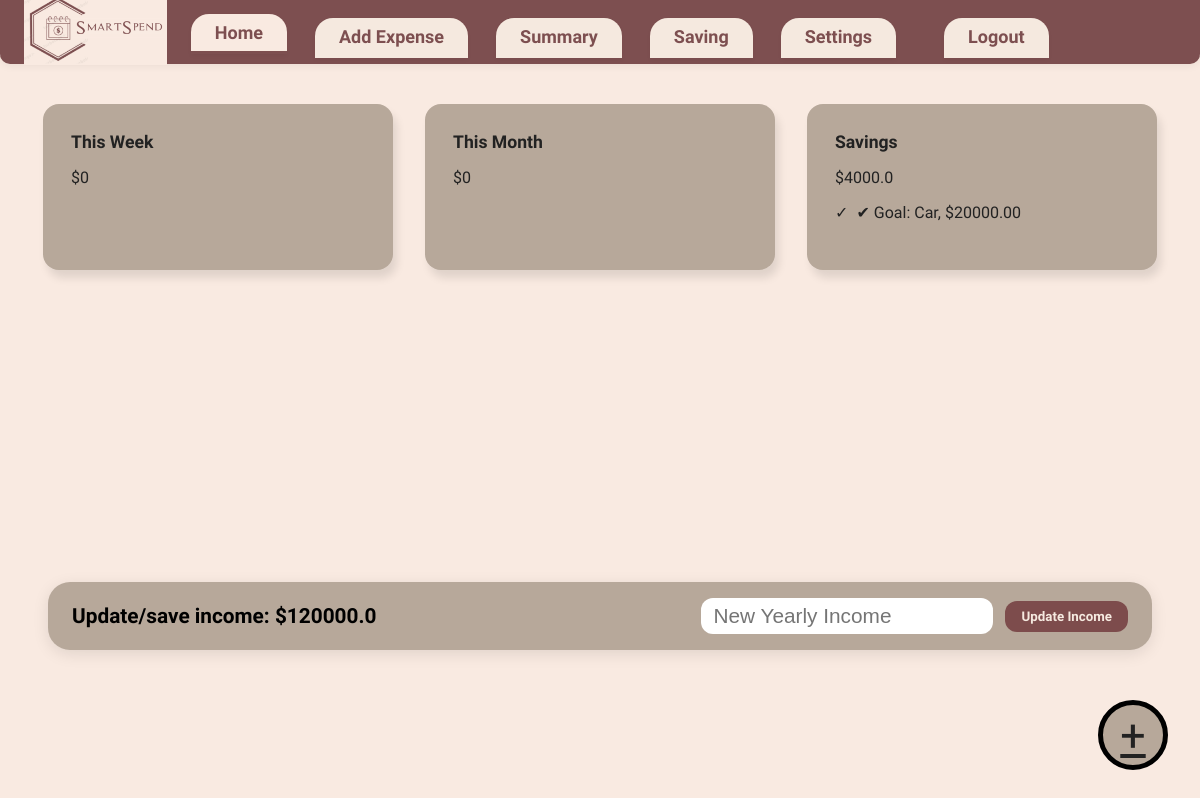
The page /home on the database its author committed.
### tables this page shows
CREATE TABLE Goals (
                        id INTEGER PRIMARY KEY AUTOINCREMENT,
                        name TEXT,
                        target_amount REAL,
                        is_active BOOLEAN,
                        created_at TEXT,
                        updated_at TEXT
                    );

CREATE TABLE Income (
                        id INTEGER PRIMARY KEY AUTOINCREMENT,
                        yearly REAL,
                        monthly REAL,
                        weekly REAL
                    );

### app.py (the view)
@app.route('/home')
def home():
    conn = sqlite3.connect(DB_NAME)
    c = conn.cursor()
    c.execute('SELECT yearly FROM Income ORDER BY id DESC LIMIT 1')
    result = c.fetchone()
    yearly = result[0] if result else None
    monthly = round(yearly / 12, 2) if yearly else None
    weekly = round(yearly / 52, 2) if yearly else None
    c.execute('SELECT SUM(amount) FROM Expenses WHERE date >= date("now", "-7 day") AND category != "saving"')
    total_week = c.fetchone()[0] or 0
    c.execute('SELECT SUM(amount) FROM Expenses WHERE strftime("%Y-%m", date) = strftime("%Y-%m", "now") AND category != "saving"')
    total_month = c.fetchone()[0] or 0
    c.execute('SELECT SUM(amount) FROM Expenses WHERE category = "saving"')
    total_saved = c.fetchone()[0] or 0
    c.execute('SELECT category, SUM(amount) FROM Expenses WHERE date >= date("now", "-7 day") AND category != "saving" GROUP BY category')
    week_category_summary = c.fetchall()
    c.execute('SELECT category, SUM(amount) FROM Expenses WHERE strftime("%Y-%m", date) = strftime("%Y-%m", "now") AND category != "saving" GROUP BY category')
    month_category_summary = c.fetchall()
    c.execute('SELECT name, target_amount FROM Goals WHERE is_active = 1 LIMIT 1')
    active_goal = c.fetchone()
    active_goal_name = active_goal[0] if active_goal else None
    active_goal_target = active_goal[1] if active_goal else None
    conn.close()
    return render_template('home.html', yearly=yearly, monthly=monthly, weekly=weekly,
                           total_week=total_week, total_month=total_month, total_saved=total_saved,
                           week_category_summary=week_category_summary,
                           month_category_summary=month_category_summary,
                           active_goal_name=active_goal_name,
                           active_goal_target=active_goal_target)

### templates/home.html (shortened to what this page needs)
<!DOCTYPE html>
<html lang="en">
<head>
  <link rel="stylesheet" href="{{ url_for('static', filename='home.css') }}">
</head>
<body>
    <header class="navbar">
        <img src="{{ url_for('static', filename='logo.png') }}" alt="SmartSpend Logo" class="nav-logo">
    <nav>
        <a href="/home" class="active">Home</a>
        <a href="/add" >Add Expense</a>
        <a href="/summary">Summary</a>
        <a href="/saving">Saving</a>
        <a href="/settings">Settings</a>
        <a href="/logout" style="float: right; margin-left: 20px;">Logout</a>
    </nav>
    </header>
    <main>
    <div class="dashboard">
      <section class="card">
        <h2>This Week</h2>
        <p>${{ total_week }}</p>
      </section>
      <section class="card">
        <h2>This Month</h2>
        <p>${{ total_month }}</p>
      </section>
      <section class="card">
        <h2>Savings</h2>
        <p>${{ total_saved }}</p>
        {% if active_goal_name and active_goal_target %}
        <ul class="category-summary">
          <li>✔ Goal: {{ active_goal_name }}, ${{ "%.2f"|format(active_goal_target) }}</li>
        </ul>
        {% endif %}
    {% if yearly %}
    <section class="update-bar income-summary">
      <div>
        Update/save income: ${{ yearly }}
      </div>
      <form action="/update-income" method="POST" style="display: flex; gap: 12px; align-items: center;">
        <input type="number" name="income" placeholder="New Yearly Income" required style="font-size: 1em; padding: 6px 12px; border-radius: 12px; border: none;">
        <button type="submit" style="font-family: 'Baloo Bhai', cursive; font-weight: 700; background: #7d4c4c; color: #f5e9df; border: none; border-radius: 12px; padding: 8px 16px; cursor: pointer;">Update Income</button>
      </form>
    </section>
    {% endif %}
    <a href="/add" class="floating-btn">+</a>
  </main>
</body>
</html>

### static/home.css (style rules this page uses)
body, html { margin: 0; padding: 0; height: 100%; font-family: 'Work Sans', sans-serif; background-color: #F9EAE1; }
.navbar { background-color: #7D4F50; display: flex; align-items: center; justify-content: flex-start; padding: 0; height: 60px; border-bottom: 4px solid #7D4F50; border-radius: 0 0 10px 10px; box-shadow: 0 2px 8px rgba(0,0,0,0.06); }
.nav-logo { height: 70px; margin-left: 24px; margin-right: 24px; }
.navbar nav { display: flex; gap: 18px; }
.navbar nav a { color: #7D4F50; text-decoration: none; font-size: 18px; font-family: 'Baloo Bhai', cursive; font-weight: 700; background: #f5e9df; border-radius: 18px 18px 0 0; padding: 8px 24px; margin-right: 10px; box-shadow: 0 2px 4px rgba(0,0,0,0.04); border: none; transition: background 0.2s; position: relative; top: 8px; }
.navbar nav a.active, .navbar nav a:focus { background: #F9EAE1; color: #7D4F50; border-bottom: 3px solid #7D4F50; top: 4px; }
.dashboard { display: flex; gap: 32px; margin-bottom: 40px; margin-top: 40px; justify-content: center; padding-left: 40px; padding-right: 40px; max-width: 1200px; margin-left: auto; margin-right: auto; }
.dashboard .card { background-color: #b7a89a; border-radius: 16px; box-shadow: 4px 8px 8px rgba(0,0,0,0.10); padding: 28px 28px 40px 28px; width: 100%; min-width: 260px; max-width: 350px; box-sizing: border-box; color: #222; font-family: 'Work Sans', sans-serif; position: relative; }
.card h2 { margin: 0 0 12px 0; font-size: 1.1em; font-family: 'Baloo Bhai', cursive; font-weight: 700; color: #222; }
.card ul { list-style: none; padding: 0; margin: 0; }
.card ul li { margin-bottom: 8px; font-size: 1em; color: #222; }
.card ul li:before { content: "✓"; color: #222; margin-right: 8px; font-size: 1em; }
.update-bar { position: fixed; left: 48px; right: 48px; bottom: 150px; background: #b7a89a; border-radius: 22px; padding: 16px 24px; font-size: 1.3em; font-family: 'Baloo Bhai', cursive; font-weight: 700; color: #000000; display: flex; align-items: center; justify-content: space-between; box-shadow: 0 4px 16px rgba(0,0,0,0.10); z-index: 100; max-width: 1100px; margin-left: auto; margin-right: auto; }
.floating-btn { position: fixed; bottom: 30px; right: 32px; width: 60px; height: 60px; background: #b7a89a; color: #222; border-radius: 50%; border: 5px solid #000000; font-size: 2.8em; display: flex; align-items: center; justify-content: center; cursor: pointer; z-index: 200; }

### rows shown on the page
Goals: name "Car", target_amount "20000.00"
Income: yearly "120000.0"

### other values the page prints
{{ total_week }} "0"
{{ total_month }} "0"
{{ total_saved }} "4000.0"
